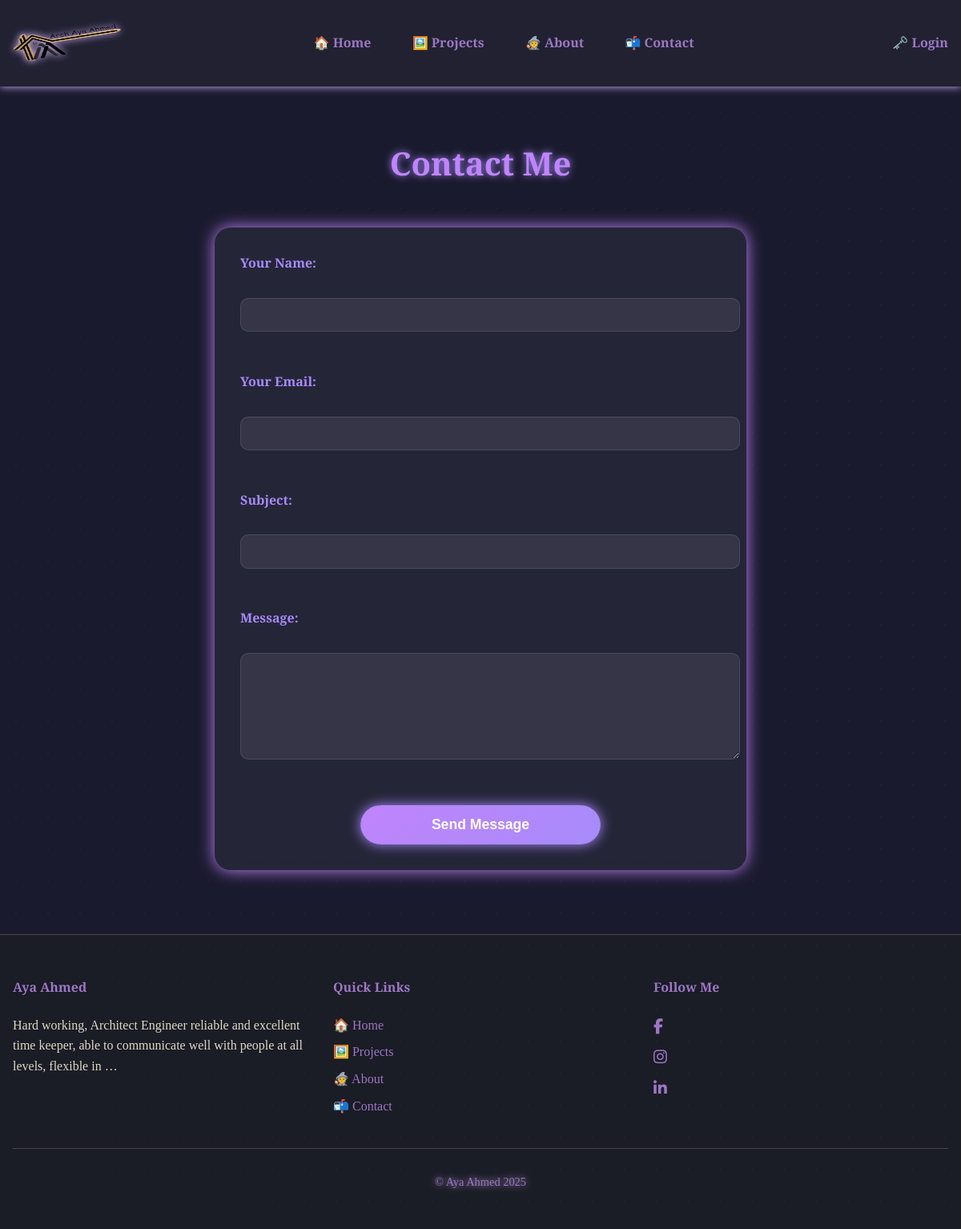
Page /contact/ on the committed database.
### core/models.py (models this page shows, shortened)
class SiteSettings(models.Model):
    site_title = models.CharField(max_length=100, default="Architect Portfolio")
    logo = models.ImageField(upload_to='site/', null=True, blank=True)
    favicon = models.ImageField(upload_to='site/', null=True, blank=True)
    email = models.EmailField(null=True, blank=True)
    phone = models.CharField(max_length=20, null=True, blank=True)
    address = models.TextField(null=True, blank=True)
    about_me = models.TextField(null=True, blank=True)
    social_facebook = models.URLField(null=True, blank=True)
    social_instagram = models.URLField(null=True, blank=True)
    social_linkedin = models.URLField(null=True, blank=True)

### core/views.py (the view, shortened to what this page needs)
# urls.py: path('contact/', views.contact_view, name='contact'),
def contact_view(request):
    site_settings, created = SiteSettings.objects.get_or_create(pk=1)
    success = False
    return render(request, 'contact.html', {
        'site_settings': site_settings,
        'success': success,
        'theme_settings': theme_settings
    })

### architect_portfolio/templates/contact.html (shortened to what this page needs)
{% extends "base.html" %}
{% load static %}
{% block styles %}
<link rel="stylesheet" href="{% static 'css/user/contact.css' %}">
{% endblock %}
{% block content %}
<h2>Contact Me</h2>
{% if success %}
    <p class="success">Thank you for your message! I'll get back to you soon.</p>
{% else %}
    <form method="post">
        <label>Your Name:</label><br>
        <input type="text" name="name" required><br><br>
        <label>Your Email:</label><br>
        <input type="email" name="email" required><br><br>
        <label>Subject:</label><br>
        <input type="text" name="subject" required><br><br>
        <label>Message:</label><br>
        <textarea name="message" rows="6" required></textarea><br><br>
        <button type="submit">Send Message</button>
    </form>
{% endif %}
{% endblock %}

### architect_portfolio/templates/base.html (shortened to what this page needs)
{% load static %}
<!DOCTYPE html>
<html lang="en">
<head>
    <link rel="stylesheet" href="https://cdnjs.cloudflare.com/ajax/libs/font-awesome/6.5.0/css/all.min.css">
    <link rel="stylesheet" href="https://cdn.jsdelivr.net/npm/swiper@10/swiper-bundle.min.css" />
    <link rel="stylesheet" href="{% static 'css/main.css' %}">
    {% block styles %}{% endblock %}
</head>
<body class="page {% block body_class %}{% endblock %}">
    <header class="site-header">
        <div class="container">
            <div class="header-inner">
                <div class="logo">
                    {% if site_settings.logo %}
                        <a href="/"><img src="{{ site_settings.logo.url }}" alt="{{ site_settings.site_title }}" width="100"></a>
                    {% else %}
                        <h1><a href="/" class="glow-text">{{ site_settings.site_title }}</a></h1>
                    {% endif %}
                </div>
                <nav class="main-nav">
                    <ul>
                        <li><a href="/" >🏠 Home</a></li>
                        <li><a href="{% url 'all_projects' %}">🖼️ Projects</a></li>
                        <li><a href="{% url 'about' %}">🧙 About</a></li>
                        <li><a href="{% url 'contact' %}">📬 Contact</a></li>
                    </ul>
                </nav>
                <div class="auth-nav">
                    <ul>
                        {% if user.is_authenticated %}
                            <li><a href="{% url 'dashboard_home' %}">🛡️ Dashboard</a></li>
                            <li><a href="{% url 'dashboard_logout' %}">🚪 Logout</a></li>
                        {% else %}
                            <li><a href="{% url 'dashboard_login' %}">🗝️ Login</a></li>
                        {% endif %}
                    </ul>
                </div>
            </div>
        </div>
    </header>
    <main class="site-main fade-in">
        <div class="container">
            {% block content %}{% endblock %}
        </div>
    </main>
    <footer class="site-footer">
        <div class="container">
            <div class="footer-grid">
                <div class="footer-about">
                    <h4>{{ site_settings.site_title }}</h4>
                    {% if site_settings.about_me %}
                        <p>{{ site_settings.about_me|truncatewords:20 }}</p>
                    {% else %}
                        <p>A portfolio of architectural and interior design work.</p>
                    {% endif %}
                </div>
                <div class="footer-links">
                    <h4>Quick Links</h4>
                    <ul>
                        <li><a href="/">🏠 Home</a></li>
                        <li><a href="{% url 'all_projects' %}">🖼️ Projects</a></li>
                        <li><a href="{% url 'about' %}">🧙 About</a></li>
                        <li><a href="{% url 'contact' %}">📬 Contact</a></li>
                    </ul>
                </div>
                <div class="footer-social">
                    <h4>Follow Me</h4>
                    <ul class="social-icons">
                        {% if site_settings.social_facebook %}
                            <li><a href="{{ site_settings.social_facebook }}" target="_blank" title="Facebook"><i class="fab fa-facebook-f"></i></a></li>
                        {% endif %}
                        {% if site_settings.social_instagram %}
                            <li><a href="{{ site_settings.social_instagram }}" target="_blank" title="Instagram"><i class="fab fa-instagram"></i></a></li>
                        {% endif %}
                        {% if site_settings.social_linkedin %}
                            <li><a href="{{ site_settings.social_linkedin }}" target="_blank" title="LinkedIn"><i class="fab fa-linkedin-in"></i></a></li>
                        {% endif %}
                    </ul>
                </div>
            </div>
            <div class="footer-bottom glow-text">
                <p>&copy; {{ site_settings.site_title }} {{ year|default:2025 }}</p>
            </div>
        </div>
    </footer>
</body>
</html>

### architect_portfolio/static/css/main.css (style rules this page uses)
:root { --color-bg: #1b1f2a; --color-bg-alt: #2a2f3a; --color-text: #e0d8c3; --color-accent: #9d77c3; --color-accent-hover: #b39ddb; --color-border: #4b4453; --glow-color: #d8b4fe; --nav-bg: rgba(35, 35, 52, 0.9); --footer-bg: #1a1c26; --message-success: #b2f2bb; --message-error: #ff6b6b; --transition-speed: 0.4s; --border-radius: 12px; --primary-color: #c084fc; --accent-color: #a78bfa; --bg-color: #1a1a2e; --text-color: #f3f3f3; --primary-color: #c084fc; }
body { background-color: var(--color-bg); color: var(--color-text); font-family: 'Playfair Display', serif; margin: 0; padding: 0; line-height: 1.6; transition: background-color var(--transition-speed); }
a { color: var(--color-accent); text-decoration: none; transition: color var(--transition-speed); }
.site-header { background-color: var(--nav-bg); box-shadow: 0 0 10px var(--glow-color); position: sticky; top: 0; z-index: 1000; backdrop-filter: blur(6px); }
.header-inner { display: flex; justify-content: space-between; align-items: center; max-width: 1200px; margin: auto; }
.logo img { max-height: 100px; width: 160px; filter: drop-shadow(0px 0px 5px var(--glow-color)); }
.glow-text { text-shadow: 0 0 10px var(--glow-color); color: var(--color-accent); }
.main-nav ul, .auth-nav ul { list-style: none; display: flex; gap: 1.2rem; padding: 0; margin: 0; }
.main-nav a, .auth-nav a { font-weight: bold; padding: 0.5rem 1rem; border-radius: var(--border-radius); transition: background-color var(--transition-speed), color var(--transition-speed); }
.site-main { padding: 2rem 0; min-height: 70vh; animation: fadeIn 1.2s ease-in; }
.fade-in { animation: fadeIn 1.2s ease-in; }
.site-footer { background-color: var(--footer-bg); padding: 2rem 1rem; color: var(--color-text); border-top: 1px solid var(--color-border); }
.footer-grid { display: grid; grid-template-columns: repeat(auto-fit, minmax(220px, 1fr)); gap: 2rem; max-width: 1200px; margin: auto; }
.footer-grid h4 { color: var(--color-accent); }
.footer-links ul, .footer-social ul { list-style: none; padding: 0; margin: 0; }
.footer-links li, .footer-social li { margin-bottom: 0.5rem; }
.footer-social a { color: var(--color-accent); font-size: 1.2rem; transition: color var(--transition-speed); }
.footer-bottom { text-align: center; margin-top: 2rem; padding-top: 1rem; border-top: 1px solid var(--color-border); font-size: 0.9rem; }

### architect_portfolio/static/css/user/contact.css (style rules this page uses)
body { background: var(--bg-color, #1a1a2e); color: var(--text-color, #f3f3f3); }
h2 { text-align: center; font-size: 2.5rem; margin-top: 2rem; color: var(--primary-color); text-shadow: 0 0 10px var(--accent-color); animation: glowText 3s infinite alternate; }
form { max-width: 600px; margin: 3rem auto; padding: 2rem; background: rgba(255, 255, 255, 0.05); border-radius: 20px; box-shadow: 0 0 20px var(--primary-color); backdrop-filter: blur(8px); animation: fadeIn 1.5s ease-in; }
label { font-weight: bold; display: block; margin-bottom: 0.3rem; color: var(--accent-color); }
input, textarea { width: 100%; padding: 0.7rem; border: 1px solid rgba(255, 255, 255, 0.1); border-radius: 10px; background-color: rgba(255, 255, 255, 0.08); color: #fff; font-size: 1rem; margin-bottom: 1.5rem; outline: none; transition: border 0.3s, box-shadow 0.3s; }
button[type="submit"] { display: block; width: 50%; padding: 0.8rem; font-size: 1.1rem; font-weight: bold; color: #fff; border: 1px solid var(--accent-color) !important; border-radius: 25px; background: linear-gradient(135deg, var(--primary-color), var(--accent-color)); box-shadow: 0 0 15px var(--accent-color); cursor: pointer; transition: transform 0.3s ease, box-shadow 0.3s ease; margin: 0 auto; }
body::before { content: ""; position: fixed; top: 0; left: 0; width: 100%; height: 100%; pointer-events: none; background-image: radial-gradient(var(--accent-color) 1px, transparent 1px); background-size: 40px 40px; opacity: 0.05; animation: sparkle 20s linear infinite; }

### rows in the picture
SiteSettings: logo (picture), site_title "Aya Ahmed", about_me "Hard working, Architect Engineer reliable and excellent time keeper, able to communicate well with people at all levels, flexible in …"

### other values in the picture
{{ year|default:2025 }} "2025"
